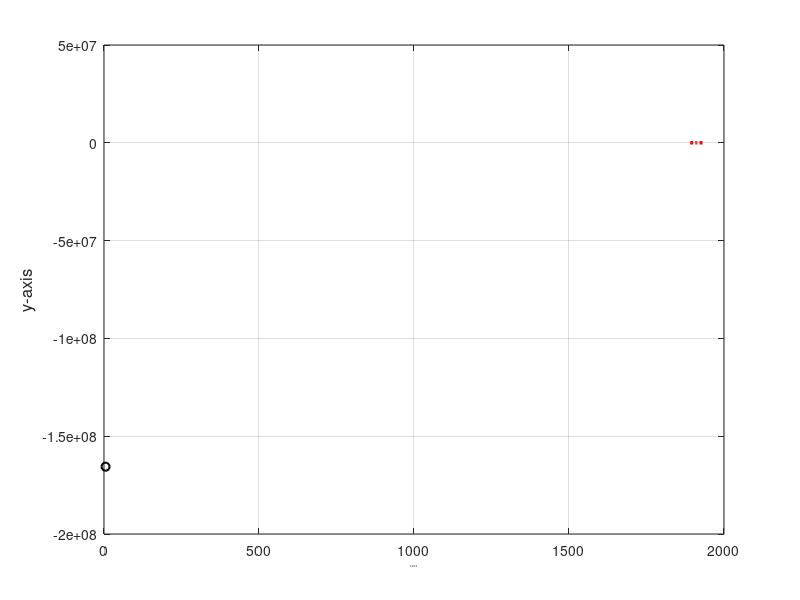

This figure's MATLAB source:
clc
clear all
clear fig
x=[1891 1901 1911 1921 1931];
y=[46 66 81 93 101];
m=length(y);
for i=1:m
    dt(i,1)=x(i);
    dt(i,2)=y(i);
end
disp(dt)
n=m-1;
for j=3:m+1
    for i=1:n
        dt(i,j)=dt(i+1, j-1)-dt(i, j-1);
    end
    n=n-1;
end
fprintf('The forward difference table is given below:\n');
disp(dt)
z=input('The interpolation value is=');
h=x(2)-x(1);
p=(z-x(1))/h;
sum=y(1);
prod=1;
le=length(y)-1;
for i=1:le
    prod=prod*(p-i+1);
    sum=sum+(prod*dt(1, i+2))/factorial(i);
end
fprintf('The required interpolation value at %.2f is =%.6f', z, sum);
%graph of the function
plot(x,y, ':r', 'Linewidth', 2.5)
hold on
plot(z, sum, 'ok', 'Linewidth', 1.5)
grid on
%legend('Graph of the a given data', 'Interpolation value', 'northwest');
xlabel('x-axis', 'Fontsize',2)
ylabel('y-axis', 'Fontsize', 12)
hold off
